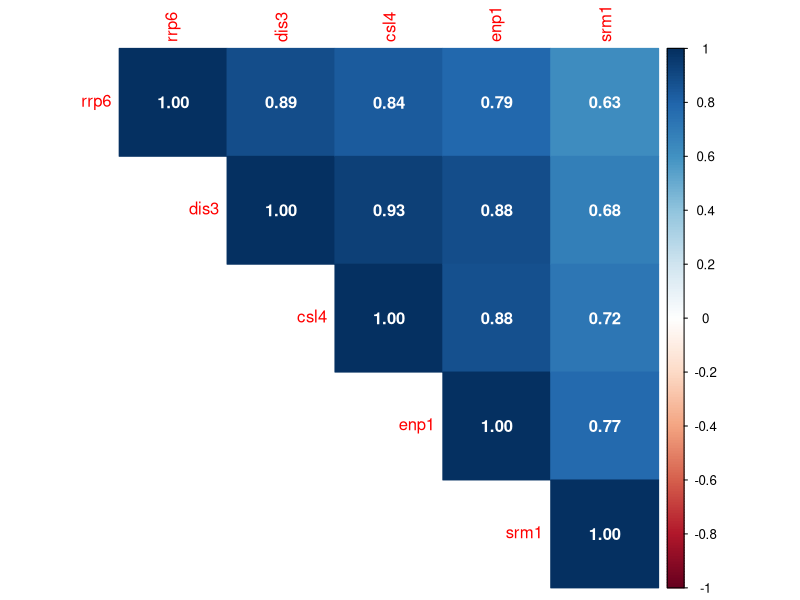

Reproduce this figure in R.
#Code for making heatmap of correlation co-effient
library(data.table)
library(corrplot)
library(dplyr)
setwd("~/Paul_et_al_2019/")
fc_df_rb <- read.csv("./RNA_Seq/results/log2FC_all_rb.tsv", sep='\t')
log2fc <- fc_df_rb[complete.cases(fc_df_rb), ]
df <- log2fc[, c("rrp6", "dis3", "csl4","enp1","srm1")]
M <- cor(df)
png("./Figures/corr_plot_logfc_rb.png")
corrplot(M, method = "color", type="upper", addCoef.col = "white")
dev.off()
